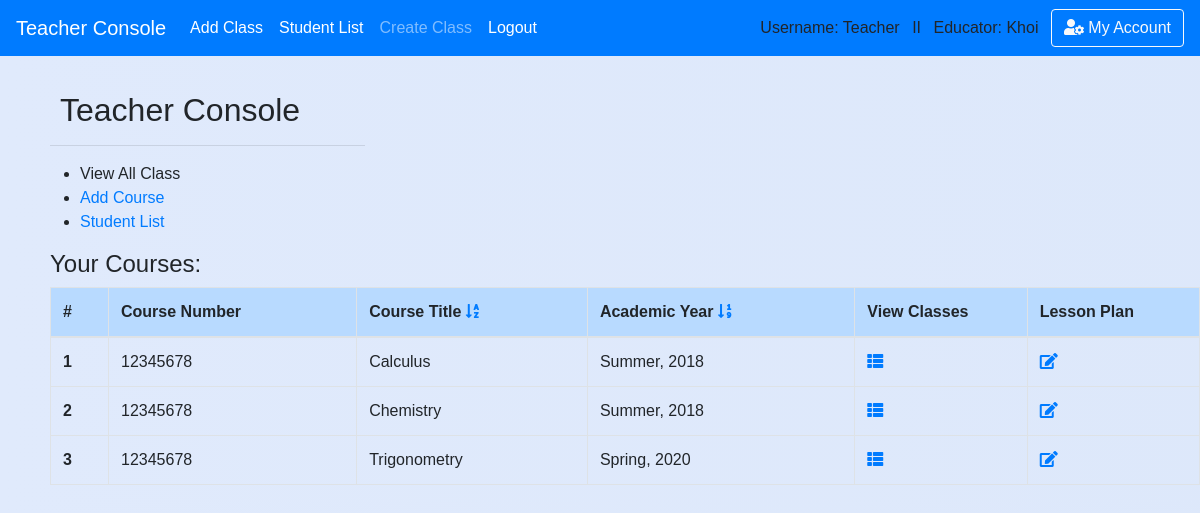
Before: /teacher/1/ (signed in) with the older database file.
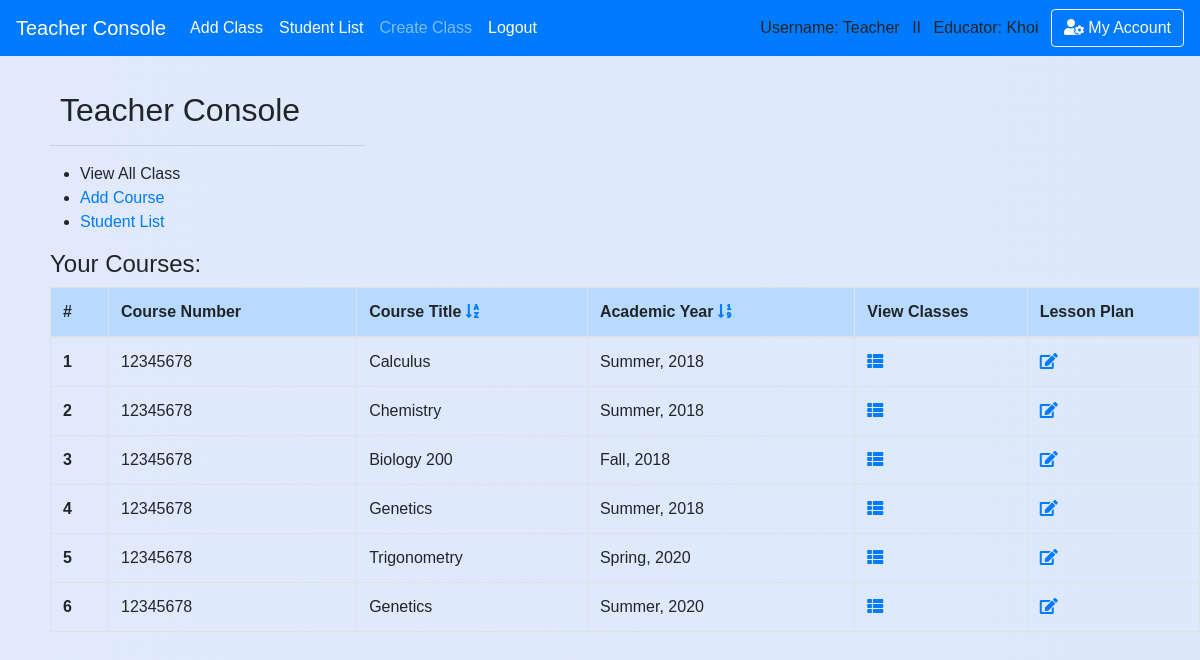
After: the same page with the newer database file.
### school_app/models.py (models this page shows, shortened)
class Course(models.Model):
    course_number = models.CharField(max_length=20,default='12345678')
    abbreviated_title = models.CharField(max_length=150,default='')
    course_title = models.CharField(max_length=250,default='') #,unique=True)
    maximum_credit = models.CharField(max_length=10,default='')
    semester = models.CharField(max_length=50,default='')
    year = models.CharField(max_length=4,default='')
    teacher_name = models.CharField(max_length=50,default='')
    description = models.CharField(max_length=450,default='')
    teacher = models.ForeignKey('Teacher',blank=True, null=True, on_delete = models.SET_NULL, related_name='course_by_teacher')
    department = models.ForeignKey('Department',blank=True, null=True, on_delete = models.SET_NULL, related_name='belong_in_department')
    weekly_agenda = models.CharField(max_length=450,default='Agenda Goes Here')
    last_modifield = models.DateTimeField(auto_now_add=True, blank=True)
    monday_date = models.DateField(blank=True, null=True)
    tuesday_date = models.DateField(blank=True, null=True)
    wednesday_date = models.DateField(blank=True, null=True)
    thursday_date = models.DateField(blank=True, null=True)
    friday_date= models.DateField(blank=True, null=True)
    monday_plan = models.CharField(max_length=400,default='a')
    tuesday_plan= models.CharField(max_length=400,default='s')
    wednesday_plan= models.CharField(max_length=400,default='d')
    thursday_plan= models.CharField(max_length=400,default='f')
    friday_plan= models.CharField(max_length=400,default='g')
    weekend_plan = models.CharField(max_length=300,default='h')

### school_app/views_logged.py (the view)
# urls.py: path('teacher',views_logged.teacher, name='teacher'),
def teacher(request,sort=None):
    if is_login(request) == False: # Check for login/ add message 'please login'
        return redirect('/login')
    if is_teacher(request) == False:
        return redirect('/')
    if sort ==1:
        return render(request,'teacher/sort.html')
    return render(request,'teacher/teacher_homepage.html')

### school_app/views_functions.py (called while the page is built)
def is_login(request):
    if not request.user.is_authenticated:
        messages.warning(request, "Please Login or Create an Account.")
        return False
    return True

def is_teacher(request):
    if request.user.profile.is_teacher == False:
        messages.warning(request, "You don't have Instructor's Privilege!")
        return False
    return True

### school_app/templates/teacher/sort.html (shortened to what this page needs)
{% extends 'base.html' %}
{% block content %}
<div class='content'>
        <h2 style='padding-left: 10px'>Teacher Console</h2>
        <hr style="text-align:left;margin-left:0;width:315px;height:0px;padding: 0px"/>
        <ul>
            <li>View All Class</li>
            <li><a href='/teacher/add_course'>Add Course</a></li>
            <li><a href='/teacher/student_list'>Student List</a></li>
        </ul>
        {% if request.user.teacher.course_by_teacher.all.count > 0 %}
          <h4>Your Courses:</h4>
          <table class="table table-hover table-bordered pad-right-table">
            <thead class='table-primary'>
            <tr>
              <th scope="col">#</th>
              <th scope="col">Course Number</th>
              <th scope="col">Course Title
                <a href='{% url "teacher" %}'><i class="fas fa-sort-alpha-down"></i></a></a>
              </th>
              <th scope="col">Academic Year
                <a href='{% url "teacher_sort" sort=1 %}'><i class="fas fa-sort-numeric-down"></i></a></a>
              </th>
              <th scope="col">View Classes</th>
              <th scope="col">Lesson Plan</th>
            </tr>
            </thead>
            <tbody>
        {% for course in request.user.teacher.course_by_teacher.all|dictsort:'year' %}
            <tr>
              <th scope="row">{{ forloop.counter }}</th>
              <td>{{ course.course_number }}</td>
              <td>{{ course.course_title }}</td>
              <td>{{ course.semester }}, {{ course.year }}</td>
              <th style="width: 15%">
                <a href='{% url "classroom_list" course_id=course.id %}'><i class="fas fa-th-list"></i></a></a>
              </th>
              <th style="width: 15%">
                <a href='{% url "edit_course" course_id=course.id %}'><i class="fas fa-edit"></i></a>
              </th>
            </tr>
        {% endfor %}
            </tbody>
          </table>
        {% endif %}
</div>
{% endblock %}

Changed rows visible on the page:
added Course: course_number "12345678", course_title "Biology 200", semester "Fall", year "2018"
added Course: course_number "12345678", course_title "Genetics", semester "Summer", year "2018"
added Course: course_number "12345678", course_title "Genetics", semester "Summer", year "2020"
